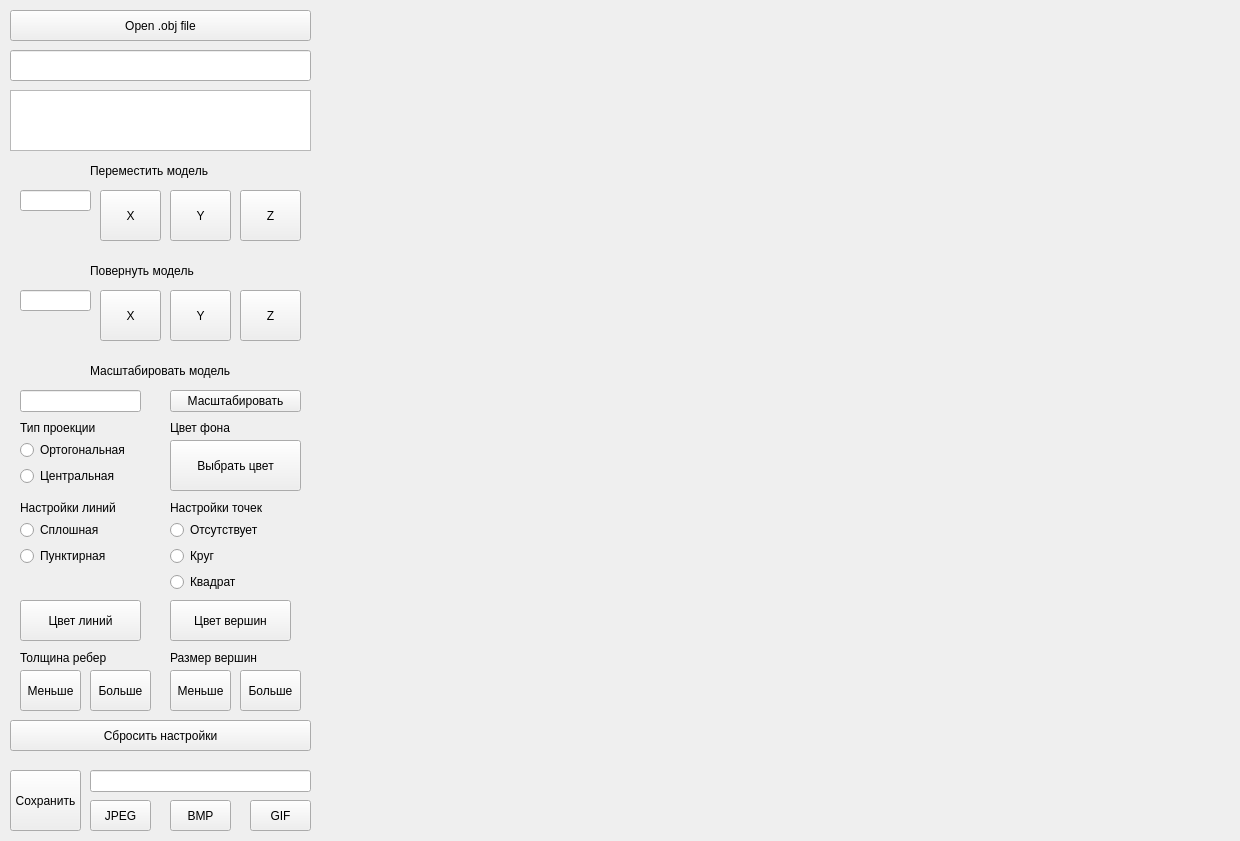
<?xml version="1.0" encoding="UTF-8"?>
<ui version="4.0">
 <class>MainWindow</class>
 <widget class="QMainWindow" name="MainWindow">
  <property name="geometry">
   <rect>
    <x>0</x>
    <y>0</y>
    <width>1240</width>
    <height>841</height>
   </rect>
  </property>
  <property name="minimumSize">
   <size>
    <width>800</width>
    <height>600</height>
   </size>
  </property>
  <property name="windowTitle">
   <string>3DViewer</string>
  </property>
  <widget class="QWidget" name="centralwidget">
   <widget class="GLWidget" name="widget" native="true">
    <property name="geometry">
     <rect>
      <x>320</x>
      <y>10</y>
      <width>911</width>
      <height>821</height>
     </rect>
    </property>
   </widget>
   <widget class="QPushButton" name="pushButton_open_file">
    <property name="geometry">
     <rect>
      <x>10</x>
      <y>10</y>
      <width>301</width>
      <height>31</height>
     </rect>
    </property>
    <property name="text">
     <string>Open .obj file</string>
    </property>
   </widget>
   <widget class="QLineEdit" name="lineEdit_Filename">
    <property name="geometry">
     <rect>
      <x>10</x>
      <y>50</y>
      <width>301</width>
      <height>31</height>
     </rect>
    </property>
   </widget>
   <widget class="QLineEdit" name="lineEdit_move">
    <property name="geometry">
     <rect>
      <x>20</x>
      <y>190</y>
      <width>71</width>
      <height>21</height>
     </rect>
    </property>
   </widget>
   <widget class="QPushButton" name="pushButton_move_x">
    <property name="geometry">
     <rect>
      <x>100</x>
      <y>190</y>
      <width>61</width>
      <height>51</height>
     </rect>
    </property>
    <property name="text">
     <string>Х</string>
    </property>
   </widget>
   <widget class="QPushButton" name="pushButton_move_y">
    <property name="geometry">
     <rect>
      <x>170</x>
      <y>190</y>
      <width>61</width>
      <height>51</height>
     </rect>
    </property>
    <property name="text">
     <string>Y</string>
    </property>
   </widget>
   <widget class="QPushButton" name="pushButton_move_z">
    <property name="geometry">
     <rect>
      <x>240</x>
      <y>190</y>
      <width>61</width>
      <height>51</height>
     </rect>
    </property>
    <property name="text">
     <string>Z</string>
    </property>
   </widget>
   <widget class="QPlainTextEdit" name="plainTextEdit_info_file">
    <property name="geometry">
     <rect>
      <x>10</x>
      <y>90</y>
      <width>301</width>
      <height>61</height>
     </rect>
    </property>
   </widget>
   <widget class="QLabel" name="label">
    <property name="geometry">
     <rect>
      <x>90</x>
      <y>160</y>
      <width>141</width>
      <height>21</height>
     </rect>
    </property>
    <property name="text">
     <string>Переместить модель</string>
    </property>
   </widget>
   <widget class="QLabel" name="label_2">
    <property name="geometry">
     <rect>
      <x>90</x>
      <y>260</y>
      <width>141</width>
      <height>21</height>
     </rect>
    </property>
    <property name="text">
     <string>Повернуть модель</string>
    </property>
   </widget>
   <widget class="QLineEdit" name="lineEdit_rotate">
    <property name="geometry">
     <rect>
      <x>20</x>
      <y>290</y>
      <width>71</width>
      <height>21</height>
     </rect>
    </property>
   </widget>
   <widget class="QPushButton" name="pushButton_rotate_z">
    <property name="geometry">
     <rect>
      <x>240</x>
      <y>290</y>
      <width>61</width>
      <height>51</height>
     </rect>
    </property>
    <property name="text">
     <string>Z</string>
    </property>
   </widget>
   <widget class="QPushButton" name="pushButton_rotate_y">
    <property name="geometry">
     <rect>
      <x>170</x>
      <y>290</y>
      <width>61</width>
      <height>51</height>
     </rect>
    </property>
    <property name="text">
     <string>Y</string>
    </property>
   </widget>
   <widget class="QPushButton" name="pushButton_rotate_x">
    <property name="geometry">
     <rect>
      <x>100</x>
      <y>290</y>
      <width>61</width>
      <height>51</height>
     </rect>
    </property>
    <property name="text">
     <string>Х</string>
    </property>
   </widget>
   <widget class="QLabel" name="label_3">
    <property name="geometry">
     <rect>
      <x>90</x>
      <y>360</y>
      <width>161</width>
      <height>21</height>
     </rect>
    </property>
    <property name="text">
     <string>Масштабировать модель</string>
    </property>
   </widget>
   <widget class="QLineEdit" name="lineEdit_scale">
    <property name="geometry">
     <rect>
      <x>20</x>
      <y>390</y>
      <width>121</width>
      <height>22</height>
     </rect>
    </property>
   </widget>
   <widget class="QPushButton" name="pushButton_scale">
    <property name="geometry">
     <rect>
      <x>170</x>
      <y>390</y>
      <width>131</width>
      <height>22</height>
     </rect>
    </property>
    <property name="text">
     <string>Масштабировать</string>
    </property>
   </widget>
   <widget class="QLabel" name="label_4">
    <property name="geometry">
     <rect>
      <x>20</x>
      <y>420</y>
      <width>101</width>
      <height>16</height>
     </rect>
    </property>
    <property name="text">
     <string>Тип проекции</string>
    </property>
   </widget>
   <widget class="QWidget" name="layoutWidget">
    <property name="geometry">
     <rect>
      <x>20</x>
      <y>440</y>
      <width>125</width>
      <height>48</height>
     </rect>
    </property>
    <layout class="QGridLayout" name="gridLayout">
     <item row="0" column="0">
      <widget class="QRadioButton" name="radioButton_ortho">
       <property name="text">
        <string>Ортогональная</string>
       </property>
      </widget>
     </item>
     <item row="1" column="0">
      <widget class="QRadioButton" name="radioButton_frustum">
       <property name="text">
        <string>Центральная</string>
       </property>
      </widget>
     </item>
    </layout>
   </widget>
   <widget class="QLabel" name="label_5">
    <property name="geometry">
     <rect>
      <x>170</x>
      <y>420</y>
      <width>71</width>
      <height>16</height>
     </rect>
    </property>
    <property name="text">
     <string>Цвет фона</string>
    </property>
   </widget>
   <widget class="QPushButton" name="pushButton_set_color">
    <property name="geometry">
     <rect>
      <x>170</x>
      <y>440</y>
      <width>131</width>
      <height>51</height>
     </rect>
    </property>
    <property name="text">
     <string>Выбрать цвет</string>
    </property>
   </widget>
   <widget class="QLabel" name="label_6">
    <property name="geometry">
     <rect>
      <x>20</x>
      <y>500</y>
      <width>111</width>
      <height>16</height>
     </rect>
    </property>
    <property name="text">
     <string>Настройки линий</string>
    </property>
   </widget>
   <widget class="QLabel" name="label_7">
    <property name="geometry">
     <rect>
      <x>170</x>
      <y>500</y>
      <width>111</width>
      <height>16</height>
     </rect>
    </property>
    <property name="text">
     <string>Настройки точек</string>
    </property>
   </widget>
   <widget class="QPushButton" name="pushButton_set_lines_color">
    <property name="geometry">
     <rect>
      <x>20</x>
      <y>600</y>
      <width>121</width>
      <height>41</height>
     </rect>
    </property>
    <property name="text">
     <string>Цвет линий</string>
    </property>
   </widget>
   <widget class="QLabel" name="label_8">
    <property name="geometry">
     <rect>
      <x>20</x>
      <y>650</y>
      <width>101</width>
      <height>16</height>
     </rect>
    </property>
    <property name="text">
     <string>Толщина ребер</string>
    </property>
   </widget>
   <widget class="QPushButton" name="pushButton_width_lines_more">
    <property name="geometry">
     <rect>
      <x>90</x>
      <y>670</y>
      <width>61</width>
      <height>41</height>
     </rect>
    </property>
    <property name="text">
     <string>Больше</string>
    </property>
   </widget>
   <widget class="QPushButton" name="pushButton_width_lines_less">
    <property name="geometry">
     <rect>
      <x>20</x>
      <y>670</y>
      <width>61</width>
      <height>41</height>
     </rect>
    </property>
    <property name="text">
     <string>Меньше</string>
    </property>
   </widget>
   <widget class="QPushButton" name="pushButton_set_points_color">
    <property name="geometry">
     <rect>
      <x>170</x>
      <y>600</y>
      <width>121</width>
      <height>41</height>
     </rect>
    </property>
    <property name="text">
     <string>Цвет вершин</string>
    </property>
   </widget>
   <widget class="QLabel" name="label_9">
    <property name="geometry">
     <rect>
      <x>170</x>
      <y>650</y>
      <width>101</width>
      <height>16</height>
     </rect>
    </property>
    <property name="text">
     <string>Размер вершин</string>
    </property>
   </widget>
   <widget class="QPushButton" name="pushButton_width_points_less">
    <property name="geometry">
     <rect>
      <x>170</x>
      <y>670</y>
      <width>61</width>
      <height>41</height>
     </rect>
    </property>
    <property name="text">
     <string>Меньше</string>
    </property>
   </widget>
   <widget class="QPushButton" name="pushButton_width_points_more">
    <property name="geometry">
     <rect>
      <x>240</x>
      <y>670</y>
      <width>61</width>
      <height>41</height>
     </rect>
    </property>
    <property name="text">
     <string>Больше</string>
    </property>
   </widget>
   <widget class="QWidget" name="layoutWidget">
    <property name="geometry">
     <rect>
      <x>20</x>
      <y>520</y>
      <width>103</width>
      <height>48</height>
     </rect>
    </property>
    <layout class="QGridLayout" name="gridLayout_2">
     <item row="0" column="0">
      <widget class="QRadioButton" name="radioButton_lines_solid">
       <property name="text">
        <string>Сплошная</string>
       </property>
      </widget>
     </item>
     <item row="1" column="0">
      <widget class="QRadioButton" name="radioButton_lines_dotted">
       <property name="text">
        <string>Пунктирная</string>
       </property>
      </widget>
     </item>
    </layout>
   </widget>
   <widget class="QWidget" name="layoutWidget">
    <property name="geometry">
     <rect>
      <x>170</x>
      <y>520</y>
      <width>109</width>
      <height>74</height>
     </rect>
    </property>
    <layout class="QGridLayout" name="gridLayout_3">
     <item row="0" column="0">
      <widget class="QRadioButton" name="radioButton_points_null">
       <property name="text">
        <string>Отсутствует</string>
       </property>
      </widget>
     </item>
     <item row="1" column="0">
      <widget class="QRadioButton" name="radioButton_points_circle">
       <property name="text">
        <string>Круг</string>
       </property>
      </widget>
     </item>
     <item row="2" column="0">
      <widget class="QRadioButton" name="radioButton_points_square">
       <property name="text">
        <string>Квадрат</string>
       </property>
      </widget>
     </item>
    </layout>
   </widget>
   <widget class="QPushButton" name="pushButton_default_settings">
    <property name="geometry">
     <rect>
      <x>10</x>
      <y>720</y>
      <width>301</width>
      <height>31</height>
     </rect>
    </property>
    <property name="text">
     <string>Сбросить настройки</string>
    </property>
   </widget>
   <widget class="QPushButton" name="pushButton_save_path">
    <property name="geometry">
     <rect>
      <x>10</x>
      <y>770</y>
      <width>71</width>
      <height>61</height>
     </rect>
    </property>
    <property name="text">
     <string>Сохранить</string>
    </property>
   </widget>
   <widget class="QLineEdit" name="lineEdit_save_path">
    <property name="geometry">
     <rect>
      <x>90</x>
      <y>770</y>
      <width>221</width>
      <height>22</height>
     </rect>
    </property>
   </widget>
   <widget class="QPushButton" name="pushButton_jpeg">
    <property name="geometry">
     <rect>
      <x>90</x>
      <y>800</y>
      <width>61</width>
      <height>31</height>
     </rect>
    </property>
    <property name="text">
     <string>JPEG</string>
    </property>
   </widget>
   <widget class="QPushButton" name="pushButton_bmp">
    <property name="geometry">
     <rect>
      <x>170</x>
      <y>800</y>
      <width>61</width>
      <height>31</height>
     </rect>
    </property>
    <property name="text">
     <string>BMP</string>
    </property>
   </widget>
   <widget class="QPushButton" name="pushButton_gif">
    <property name="geometry">
     <rect>
      <x>250</x>
      <y>800</y>
      <width>61</width>
      <height>31</height>
     </rect>
    </property>
    <property name="text">
     <string>GIF</string>
    </property>
   </widget>
  </widget>
 </widget>
 <customwidgets>
  <customwidget>
   <class>GLWidget</class>
   <extends>QWidget</extends>
   <header>glwidget.h</header>
   <container>1</container>
  </customwidget>
 </customwidgets>
 <resources/>
 <connections/>
</ui>
